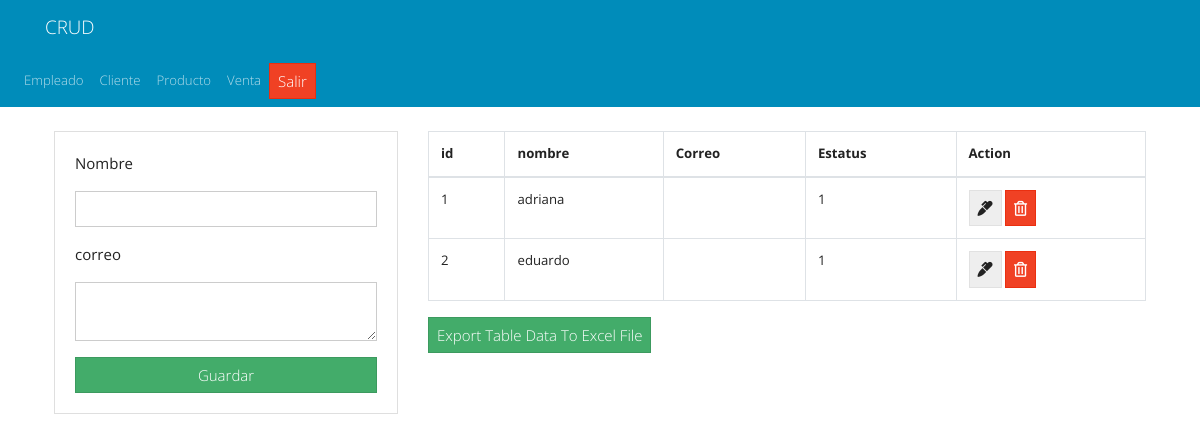
/tablas/proveedor.php, run on the app's committed database.
### tables this page shows
CREATE TABLE `proveedor` (
  `id` int(11) NOT NULL,
  `nombre` varchar(50) NOT NULL,
  `correo` varchar(100) NOT NULL,
  `estatus` int(11) DEFAULT NULL
);

### tablas/proveedor.php (the view, shortened to what this page needs)
<?php include("../db.php"); ?>
<?php include('../includes/header.php'); ?>
<nav class="navbar navbar-expand-lg navbar-dark bg-primary">
            <ul class="navbar-nav">
              <li class="nav-item">
                <a class="nav-link" href="empleado.php">Empleado</a>
              </li>
              <li class="nav-item">
                <a class="nav-link" href="cliente.php">Cliente</a>
              </li>
              <li class="nav-item">
                <a class="nav-link" href="producto.php">Producto</a>
              </li>
              <li class="nav-item">
                <a class="nav-link" href="venta.php">Venta</a>
              </li>
              <a href="../inicia.php" class="btn btn-danger">Salir</a>
            </ul>
          </nav>
<main class="container p-4">
    <div class="row">
        <div class="col-md-4">
            <div class="card card-body">
                <form action="../saves/save_proveedor.php" method="POST">
                    <div class="form-group">
                        <p>Nombre</p>
                        <input type="text" name="nombre" class="form-control" placeholder="" autofocus>
                    </div>
                    <div class="form-group">
                        <p>correo</p>
                        <textarea name="apellidoP" rows="2" class="form-control" placeholder=""></textarea>
                    </div>
                    <input type="submit" name="save_task" class="btn btn-success btn-block" value="Guardar">
                </form>
            </div>
        </div>
        <div class="col-md-8">
            <table id="tblData" class="table table-bordered">
                <thead>
                    <tr>
                        <th>id</th>
                        <th>nombre</th>
                        <th>Correo</th>
                        <th>Estatus</th>
                        <th>Action</th>
                    </tr>
                </thead>
                <tbody>
                    <?php
                    $query = "SELECT * FROM proveedor";
                    $result_tasks = mysqli_query($conn, $query);
                    while ($row = mysqli_fetch_assoc($result_tasks)) { ?>
                        <tr>
                            <td><?php echo $row['id']; ?></td>
                            <td><?php echo $row['nombre']; ?></td>
                            <td><?php echo $row['correo']; ?></td>
                            <td><?php echo $row['estatus']; ?></td>
                            <td>
                                <a href="edit.php?id=<?php echo $row['id'] ?>" class="btn btn-secondary">
                                    <i class="fas fa-marker"></i>
                                </a>
                                <a href="../deletes/delete_cliente.php?id=<?php echo $row['id'] ?>" class="btn btn-danger">
                                    <i class="far fa-trash-alt"></i>
                                </a>
                            </td>
                        </tr>
                    <?php } ?>
                </tbody>
            </table>
            <button class="btn btn-success" onclick="exportTableToExcel('tblData')">Export Table Data To Excel File</button>
        </div>
    </div>
</main>
<?php include('../includes/footer.php'); ?>

### data on the page
proveedor: id "1", nombre "adriana", estatus "1"
proveedor: id "2", nombre "eduardo", estatus "1"
